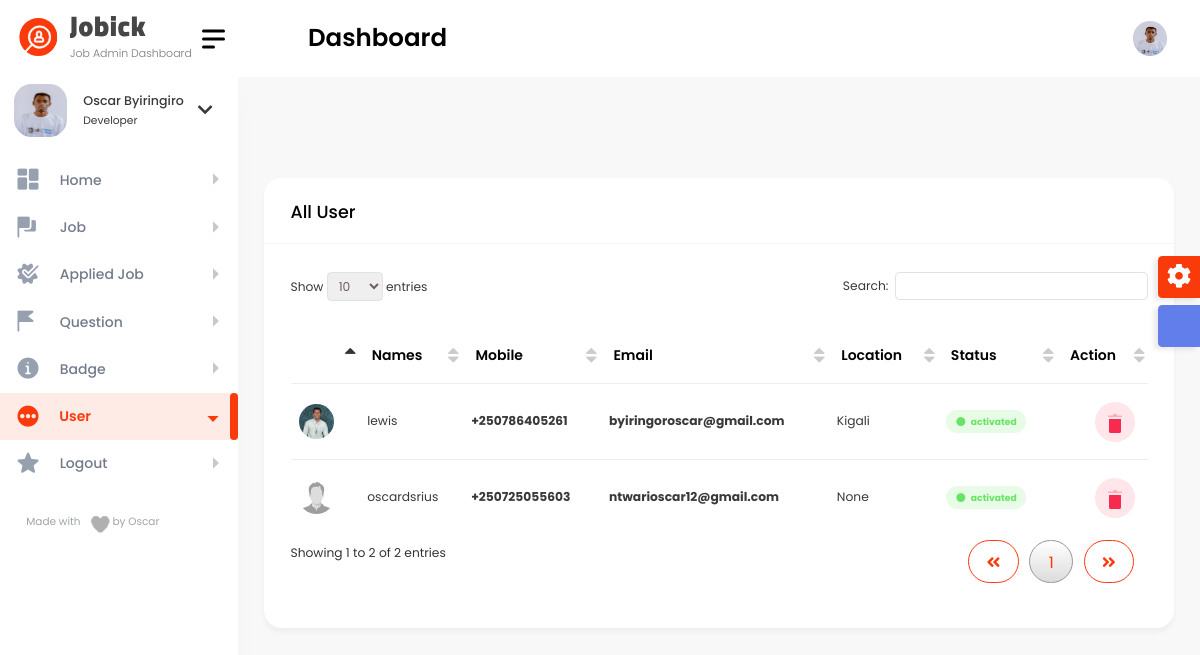
Screenshot of /super_admin/all_user_super/ (signed in) with the database file from the repository.
### authentication/models.py (models this page shows, shortened)
class Profile(models.Model):
    user = models.OneToOneField(User, on_delete=models.CASCADE)
    user_image = models.ImageField(upload_to='images/', default='profile.png', null=True, blank=True)
    location = models.CharField(max_length=100, null=True, blank=True)
    about_me = models.TextField(null=True, blank=True)
    github_link = models.URLField(default='https://github.com/', null=True, blank=True)
    website_link = models.URLField(default='https://www.google.com/', null=True, blank=True)
    backend_development = models.PositiveIntegerField(null=True, blank=True)
    frontend_development = models.PositiveIntegerField(null=True, blank=True)
    hardware = models.PositiveIntegerField(null=True, blank=True)
    uiandux = models.PositiveIntegerField(null=True, blank=True)
    artificial_intelligence = models.PositiveIntegerField(null=True, blank=True)
    badge = models.BooleanField(default=False)
    date_created = models.DateField(default=now)

class User(AbstractBaseUser):
    full_name = models.CharField(max_length=255, null=False)
    email = models.EmailField(
        verbose_name='email address',
        max_length=255,
        unique=True,
    )
    phone_number = PhoneNumberField(unique=True)
    is_verified = models.BooleanField(default=False)
    is_two_f_enable = models.BooleanField(default=False)
    is_active = models.BooleanField(default=True)
    staff = models.BooleanField(default=False)
    admin = models.BooleanField(default=False)
    USERNAME_FIELD = 'email'
    REQUIRED_FIELDS = ['full_name', 'phone_number']
    objects = UserManager()
    class Meta:
        app_label = 'authentication'
    @property
    def get_profile_image(self):
        image = self.profile.user_image.url
        return image
    @property
    def get_profile_location(self):
        location = self.profile.location
        return location

### super_admin/decorators.py (the view)
    def wrapper_func(request, *args, **kwargs):
        if not request.user.is_authenticated:
            return redirect('super_login')
        if not request.user.admin:
            return redirect('super_login')
        else:
            return view_func(request, *args, **kwargs)

### super_admin/views.py (called while the page is built)
@is_admin_user
def all_user_super(request):
    all_user = User.objects.all()
    context = {
        'all_user': all_user
    }
    return render(request, 'all_user_super.html', context)

### super_admin/templates/all_user_super.html (shortened to what this page needs)
{% include 'super_admin/base.html' %}
{% load static %}
{% block content %}
        <div class="content-body">
            <div class="container-fluid">
                <div class="row">
                    <div class="col-12">
                        <div class="card">
                            <div class="card-header">
                                <h4 class="card-title">All User</h4>
                            </div>
                            <div class="card-body">
                                <div class="table-responsive">
                                    <table id="example3" class="display" style="min-width: 845px">
                                        <thead>
                                            <tr>
                                                <th></th>
                                                <th>Names</th>
                                                <th>Mobile</th>
                                                <th>Email</th>
                                                <th>Location</th>
                                                <th>Status</th>
                                                <th>Action</th>
                                            </tr>
                                        </thead>
                                        <tbody>
                                        {% for all_user in all_user %}
                                            {% if not all_user.admin %}
                                            <tr>
                                                <td><img class="rounded-circle" width="35" src="{{ all_user.get_profile_image }}" alt=""></td>
                                                <td>{{ all_user.full_name }}</td>
                                                <td><a href="javascript:void(0);"><strong>{{ all_user.phone_number }}</strong></a></td>
                                                <td><a href="javascript:void(0);"><strong>{{ all_user.email }}</strong></a></td>
                                                <td>{{ all_user.get_profile_location }}</td>
                                                <td>
                                                    {% if all_user.is_verified %}
                                                        <span class="badge light badge-success">
														<i class="fa fa-circle text-success me-1"></i>
														activated
													</span>
                                                        {% else %}
                                                        <span class="badge light badge-danger">
														<i class="fa fa-circle text-danger me-1"></i>
														not activated
													</span>
                                                    {% endif %}
												</td>
                                                <td>
													<div class="action-buttons d-flex justify-content-end">
												<a href="" class="btn btn-danger light">
												</a>
											</div>
												</td>
                                            </tr>
                                            {% endif %}
                                        {% endfor %}
                                        </tbody>
                                    </table>
                                </div>
                            </div>
                        </div>
                    </div>
				</div>
            </div>
        </div>
{% endblock %}

### templates/super_admin/base.html (shortened to what this page needs)
<!DOCTYPE html>
{% load static %}
{% load unicorn %}
<html lang="en">
<head>
    <link href="{% static 'dashboard/vendor/datatables/css/jquery.dataTables.min.css' %}" rel="stylesheet">
	<link href="{% static 'dashboard/vendor/jquery-nice-select/css/nice-select.css' %}" rel="stylesheet">
	<link href="{% static 'dashboard/vendor/owl-carousel/owl.carousel.css' %}" rel="stylesheet">
    <link href="{% static 'dashboard/css/style.css' %}" rel="stylesheet">
    <link href="{% static 'input_tag/tagify.css' %}" rel="stylesheet">
</head>
<body>
    <div id="main-wrapper">
        <div class="nav-header">
            <a href="{% url 'user_home' %}" class="brand-logo">
				<svg class="brand-title" xmlns="http://www.w3.org/2000/svg" width="134.01" height="48.365" viewBox="0 0 134.01 48.365">
				  <g id="Group_38" data-name="Group 38" transform="translate(-133.99 -40.635)">
					<text id="Job_Admin_Dashboard" data-name="Job Admin Dashboard" transform="translate(134 85)" fill="#787878" font-size="12" font-family="Poppins-Light, Poppins" font-weight="300"><tspan x="0" y="0">Job Admin Dashboard</tspan></text>
				  </g>
				</svg>
            </a>
            <div class="nav-control">
                <div class="hamburger">
                    <span class="line"></span><span class="line"></span><span class="line"></span>
                </div>
            </div>
        </div>
        <div class="header">
            <div class="header-content">
                <nav class="navbar navbar-expand">
                    <div class="collapse navbar-collapse justify-content-between">
                        <div class="header-left">
							<div class="dashboard_bar">
                                Dashboard
                            </div>
                        </div>
                        <ul class="navbar-nav header-right">
							<li class="nav-item dropdown header-profile">
                                <a class="nav-link" href="javascript:void(0);" role="button" data-bs-toggle="dropdown">
                                    <img src="{{ profile.user_image.url }}" width="20" alt=""/>
                                </a>
                            </li>
                        </ul>
                    </div>
				</nav>
			</div>
		</div>
        {% include 'partial/super_admin_dashboard.html' %}
        <div class="footer">
            <div class="copyright">
                <p>Copyright © Designed &amp; Developed by <a href="" target="_blank">Oscar</a> 2022</p>
            </div>
        </div>
	</div>
</body>
</html>

### templates/partial/super_admin_dashboard.html (shortened to what this page needs)
{% load static %}
<div class="dlabnav">
            <div class="dlabnav-scroll">
				<div class="dropdown header-profile2 ">
					<a class="nav-link " href="javascript:void(0);"  role="button" data-bs-toggle="dropdown">
						<div class="header-info2 d-flex align-items-center">
							<img src="{{ profile.user_image.url }}" alt=""/>
							<div class="d-flex align-items-center sidebar-info">
								<div>
									<span class="font-w400 d-block">{{ user.full_name }}</span>
									<small class="text-end font-w400">Developer</small>
								</div>
								<i class="fas fa-chevron-down"></i>
							</div>
						</div>
					</a>
				</div>
				<ul class="metismenu" id="menu">
                    <li><a class="has-arrow " href="{% url 'home_super' %}" aria-expanded="false">
							<span class="nav-text">Home</span>
						</a>
                    </li>
					<li><a class="has-arrow " href="{% url 'all_job_super' %}" aria-expanded="false">
							<span class="nav-text">Job</span>
						</a>
                    </li>
                    <li><a class="has-arrow " href="{% url 'applied_job_super' %}" aria-expanded="false">
							<span class="nav-text">Applied Job</span>
						</a>
					</li>
                    <li><a class="has-arrow " href="{% url 'question_super' %}" aria-expanded="false">
							<span class="nav-text">Question</span>
						</a>
					</li>
                    <li><a class="has-arrow " href="{% url 'all_badge_super' %}" aria-expanded="false">
							<span class="nav-text">Badge</span>
						</a>
                    </li>
                    <li><a class="has-arrow " href="{% url 'all_user_super' %}" aria-expanded="false">
							<span class="nav-text">User</span>
						</a>
                    </li>
                    <li><a class="has-arrow " href="{% url 'logout_super' %}" aria-expanded="false">
							<span class="nav-text">Logout</span>
						</a>
                    </li>
                </ul>
				<div class="copyright">
					<p class="fs-12">Made with <span class="heart"></span> by Oscar</p>
				</div>
			</div>
        </div>

### static/input_tag/tagify.css (style rules this page uses)
:root { --tagify-dd-color-primary:rgb(53,149,246);--tagify-dd-bg-color:white;--tagify-dd-item-pad:.3em .5em }

### rows the page displays
Profile: user_image (picture)
User: full_name "Oscar Byiringiro"
User: get_profile_image (picture), full_name "lewis", phone_number "+250786405261", email "byiringoroscar@gmail.com", get_profile_location "Kigali", is_verified True (drawn)
User: get_profile_image (placeholder picture), full_name "oscardsrius", phone_number "+250725055603", email "ntwarioscar12@gmail.com", get_profile_location "None", is_verified True (drawn)
